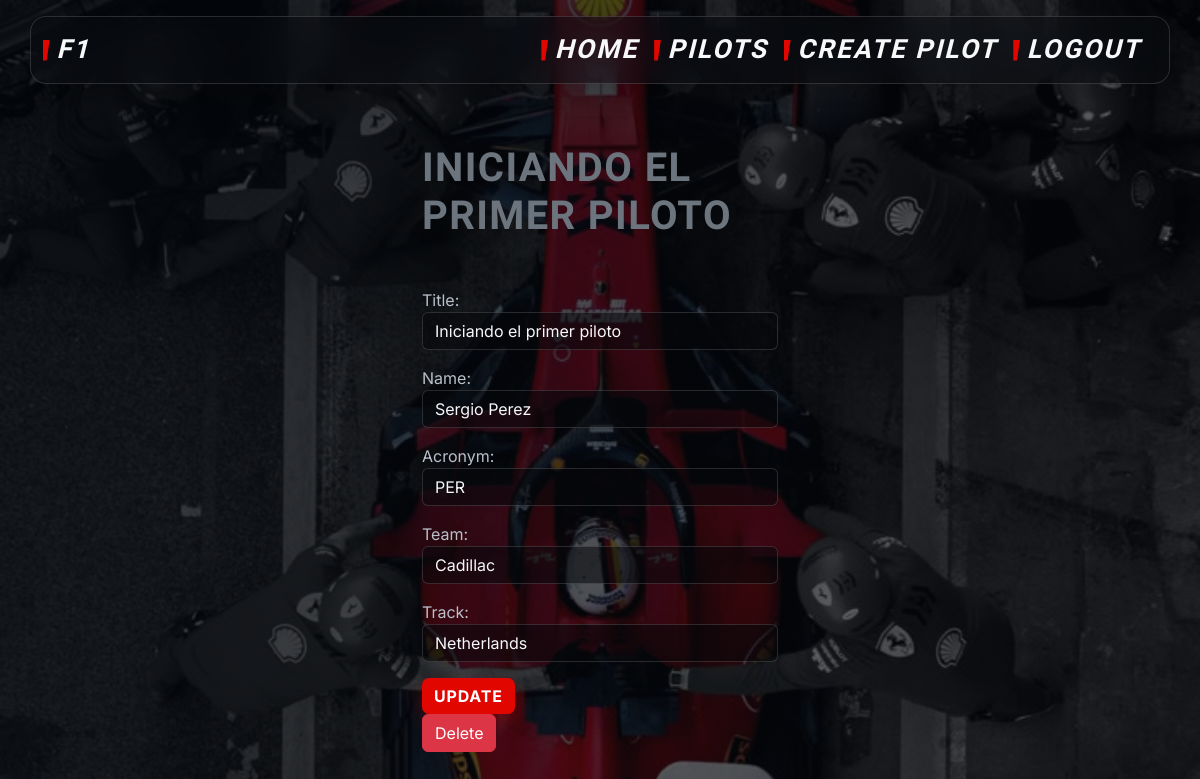
The page /pilots/1/ (signed in) on the database as committed earlier.
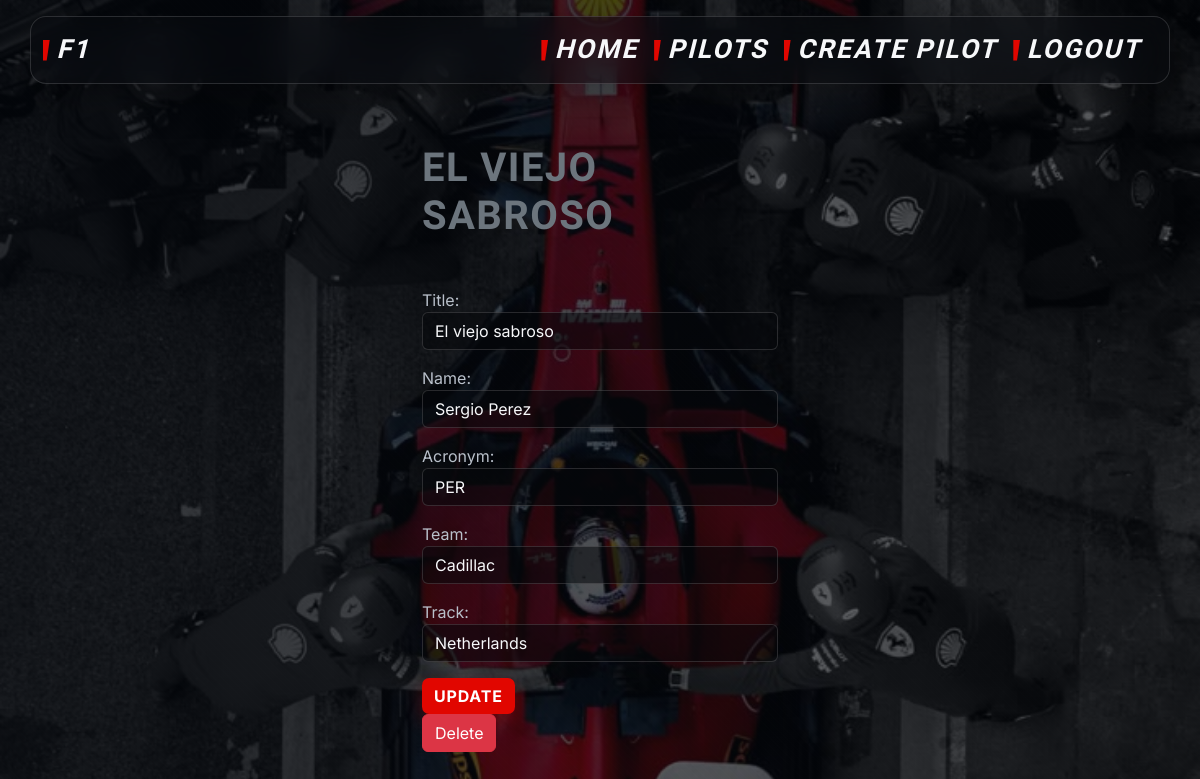
The same page on the database as committed later.
### tasks/models.py (models this page shows, shortened)
class Pilot(models.Model):
    title = models.CharField(max_length=100)
    name = models.CharField(max_length=100)
    acronym = models.CharField(max_length=40)
    team = models.CharField(max_length=80)
    track = models.CharField(max_length=80)
    created = models.DateTimeField(auto_now_add=True)
    user = models.ForeignKey(User, on_delete=models.CASCADE)

### tasks/views.py (the view, shortened to what this page needs)
# urls.py: path('pilots/<int:pilot_id>/', views.pilot_detail, name='pilot_detail'),
@login_required
def pilot_detail(request: HttpRequest, pilot_id: int) -> HttpResponse:
    if request.method == 'GET':
        pilot = get_object_or_404(Pilot, pk=pilot_id, user=request.user)
        form = PilotForm(instance=pilot)
        return render(request, 'pilot_detail.html', {'pilot': pilot, 'form': form})

### tasks/forms.py
class PilotForm(forms.ModelForm):
    class Meta:
        model = Pilot
        fields = ['title', 'name', 'acronym', 'team', 'track']
        widgets = {
            'title': forms.TextInput(
                attrs={'class': 'form-control', 'placeholder': 'Write a title'}
            ),
            'name': forms.TextInput(
                attrs={
                    'class': 'form-control',
                    'placeholder': 'Write the name of the pilot',
                }
            ),
            'acronym': forms.TextInput(
                attrs={'class': 'form-control', 'placeholder': 'VER'}
            ),
            'team': forms.TextInput(
                attrs={'class': 'form-control', 'placeholder': 'Write the team'}
            ),
            'track': forms.TextInput(
                attrs={'class': 'form-control', 'placeholder': 'Write the track'}
            ),
        }

### tasks/templates/pilot_detail.html (shortened to what this page needs)
{% extends 'base.html' %}
{% block body_class %}f1-create-pilot{% endblock %}
{% block content %}
<main class="container f1-page">
    <div class="row">
        <div class="col-md-4 offset-md-4">
                    <h1 class="text-secondary">{{pilot.title}}</h1>
                    <div class="mt-5">
                        <form method="POST">
                            {{form.as_p}}
                            <button class="btn btn-primary">
                                Update
                            </button>
                        </form>
                        <form action="{% url 'delete_pilot' pilot.id %}" method="POST">
                            <button class="btn btn-danger">
                                Delete
                            </button>
                        </form>
                    </div>
        </div>
    </div>
</main>
{% endblock %}

Rows that differ between the two databases and show on the page:
changed Pilot "Sergio Perez": title "INICIANDO EL PRIMER PILOTO" → "EL VIEJO SABROSO"; title "Iniciando el primer piloto" → "El viejo sabroso"
